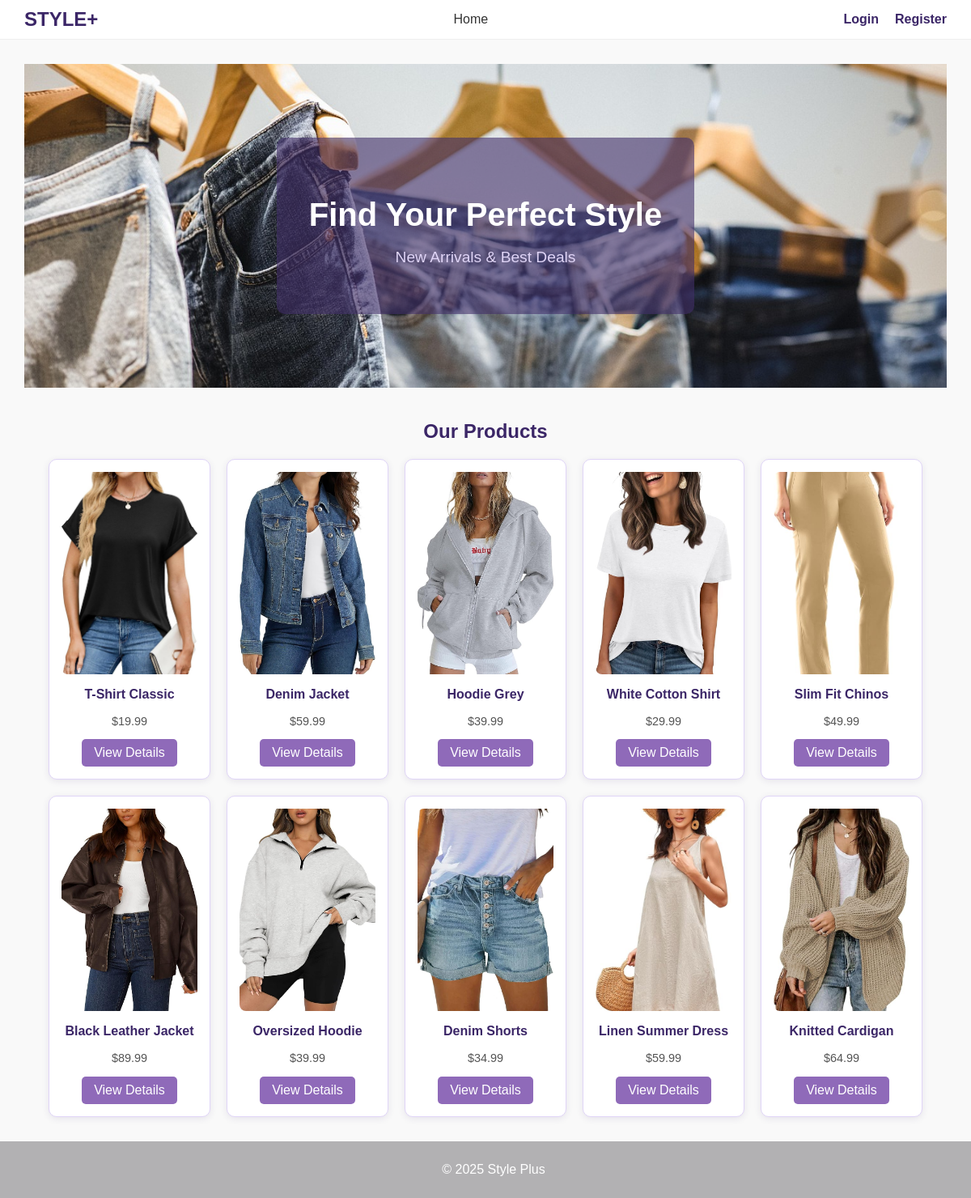
The page / on the database its author committed.
### tables this page shows
CREATE TABLE products (
  id INT AUTO_INCREMENT PRIMARY KEY,
  name VARCHAR(100) NOT NULL,
  description TEXT,
  price DECIMAL(10,2),
  image VARCHAR(255)
);

### index.php (the view, shortened to what this page needs)
<?php
require_once 'includes/db.php';
?>
<div class="wrapper">
    <?php include 'includes/header.php'; ?>
    <main>
        <section class="hero-banner">
            <div class="banner-overlay">
                <h1>Find Your Perfect Style</h1>
                <p>New Arrivals & Best Deals</p>
            </div>
        </section>
        <section class="product-section">
            <h2>Our Products</h2>
            <div class="product-grid">
                <?php
                $stmt = $pdo->query("SELECT * FROM products LIMIT 10");
                while ($product = $stmt->fetch()):
                ?>
                    <div class="product-card">
                        <div class="product-image-wrapper">
                            <img src="<?= htmlspecialchars($product['image']) ?>" alt="<?= htmlspecialchars($product['name']) ?>">
                        </div>
                        <h3><?= htmlspecialchars($product['name']) ?></h3>
                        <p>$<?= $product['price'] ?></p>
                        <a class="button" href="product.php?id=<?= $product['id'] ?>">View Details</a>
                    </div>
                <?php endwhile; ?>
            </div>
        </section>
    </main>
    <?php include 'includes/footer.php'; ?>
</div>

### includes/header.php (shortened to what this page needs)
<!DOCTYPE html>
<html lang="en">
<head>
    <link rel="stylesheet" href="assets/style.css">
</head>
<body>
    <header class="site-header">
        <div class="nav-container">
            <div class="logo">
                <a href="index.php">STYLE+</a>
            </div>
            <nav class="main-nav">
                <a href="index.php">Home</a>
            </nav>
            <div class="user-nav">
                <?php if (isset($_SESSION['user'])): ?>
                    <a href="logout.php">Logout</a>
                <?php else: ?>
                    <a href="login.php">Login</a>
                    <a href="register.php">Register</a>
                <?php endif; ?>
            </div>
        </div>
    </header>

### includes/footer.php
<footer style="background-color:#333; color:white; padding:10px; text-align:center; position:relative; bottom:0; width:100%;">
    <p>&copy; 2025 Style Plus</p>
</footer>
</body>
</html>

### assets/style.css (style rules this page uses)
body { margin: 0; font-family: Arial, sans-serif; background-color: #f9f9f9; }
.wrapper { min-height: 100%; display: flex; flex-direction: column; }
main { flex: 1; }
.site-header { background-color: white; border-bottom: 1px solid #eee; padding: 10px 30px; position: sticky; top: 0; z-index: 1000; }
.nav-container { display: flex; justify-content: space-between; align-items: center; }
.logo a { font-size: 24px; font-weight: bold; color: #3B2667; text-decoration: none; }
.main-nav { display: flex; gap: 25px; }
.main-nav a { text-decoration: none; color: #333; font-weight: 500; position: relative; }
.main-nav a::after { content: ''; position: absolute; width: 0; height: 2px; background: #BC78EC; bottom: -5px; left: 0; transition: width 0.3s; }
.user-nav { display: flex; gap: 20px; }
.user-nav a { text-decoration: none; color: #3B2667; font-weight: bold; }
main { padding: 30px; }
footer { background-color: #b2b1b3 !important; color: white; padding: 10px 30px; text-align: center; position: relative; bottom: 0; width: 100%; }
.product-grid { display: grid; grid-template-columns: repeat(5, 1fr); gap: 20px; margin-top: 20px; }
@media (max-width: 1200px) { .product-grid { grid-template-columns: repeat(4, 1fr); } }
body .hero-banner { background: url('../assets/images/banner.jpg') center/cover no-repeat !important; height: 400px; position: relative; display: flex; align-items: center; justify-content: center; margin-bottom: 40px; color: white; }
.banner-overlay { background: rgba(66, 47, 106, 0.6); padding: 40px; border-radius: 10px; text-align: center; }
.banner-overlay h1 { font-size: 2.5rem; margin-bottom: 10px; }
.banner-overlay p { font-size: 1.2rem; color: #e0d5f7; }
.product-section h2 { text-align: center; color: #3B2667; margin-bottom: 20px; }
.product-grid { display: grid; grid-template-columns: repeat(5, 1fr); gap: 20px; padding: 0 30px; }
.product-card { background: white; padding: 15px; border-radius: 10px; border: 1px solid #e0d5f7; box-shadow: 0 2px 8px rgba(59, 38, 103, 0.1); text-align: center; transition: transform 0.3s, box-shadow 0.3s; }
.product-image-wrapper { width: 100%; height: 250px; overflow: hidden; border-radius: 8px; }
.product-image-wrapper img { width: 100%; height: 100%; object-fit: cover; display: block; }
.product-card h3 { font-size: 1rem; color: #3B2667; }
.product-card p { font-size: 0.9rem; color: #555; }
.button { display: inline-block; padding: 8px 15px; background-color: #8f6ab9; color: white; text-decoration: none; border-radius: 5px; }

### rows shown on the page
products: image (picture), name "T-Shirt Classic", price "19.99"
products: image (picture), name "Denim Jacket", price "59.99"
products: image (picture), name "Hoodie Grey", price "39.99"
products: image (picture), name "White Cotton Shirt", price "29.99"
products: image (picture), name "Slim Fit Chinos", price "49.99"
products: image (picture), name "Black Leather Jacket", price "89.99"
products: image (picture), name "Oversized Hoodie", price "39.99"
products: image (picture), name "Denim Shorts", price "34.99"
products: image (picture), name "Linen Summer Dress", price "59.99"
products: image (picture), name "Knitted Cardigan", price "64.99"
